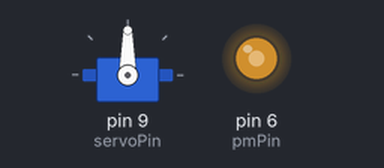
Recording of a sketch running on a simulated Arduino Uno, built with avr-gcc and run on an emulated ATmega328P. Parts: servo, output pins drawn as LEDs (lit = HIGH).

Above: at 0.05 s.
At 4.0 s:
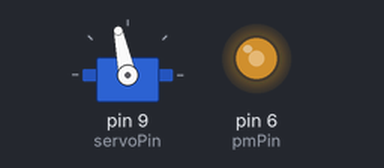
At 9.0 s:
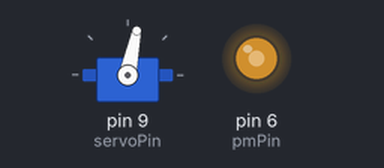
Timing chart, 0 to 11.5 s (numbered marks = the images above):
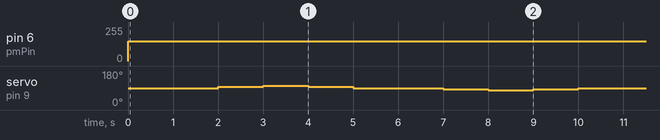

The sketch:

KitCar.ino
```cpp
#include <DCMotor.h>
#include <Servo.h>

Servo myservo;
DCMotor mydc;

// ピン番号
const int servoPin = 9;
const int dcPin1 = 7;
const int dcPin2 = 8;
const int pmPin = 6;


// モーター用パラメータ変数
int iMotor;        // DCモータ駆動用のパラメータ
int iServo;        // サーボーモータのパラメータ(角度)

//
int diS;

// モータ用パラメータ定数
const int incS =  6;     // 操作一回当りのサーボモータパラメータ変化量
const int minM = -100;   // DCモータパラメータの最小値
const int maxM = 150;    // DCモータパラメータの最大値
const int minS =  78;    // サーボモータパラメータの最小値
const int maxS = 102;    // サーボモータパラメータの最大値

int change;

//---------------------------------------------------
// セットアップ関数
//---------------------------------------------------
void setup()
{
  Serial.begin(9600);
  myservo.attach(servoPin);
  mydc.attach(dcPin1,dcPin2,pmPin,minM,maxM);

  diS    = 1;
  iMotor = maxM;    // DCモータの初期値
  iServo = 90;      // サーボの初期値
  change = 500;
}
//---------------------------------------------------
// メインループ関数
//---------------------------------------------------
void loop()
{

  mydc.write(iMotor);

  iServo = constrain(iServo,minS,maxS);
  myservo.write(iServo);

  if ( iServo == 90 ) {
    change = 2000;
  } else {
    change = 1000;
  }
  delay ( change );

  iServo += (incS * diS);
  if ( maxS < iServo ) {
    iServo -= 2*incS;
    diS *= -1;
  } else if ( minS > iServo ) {
    iServo += 2*incS;
    diS *= -1;
  }

}
```

Measured:
- by itself, pin 6 (pmPin): 0/255 → 150/255 at 0.00 s
- by itself, servo on pin 9 (servoPin): repeats every 10.0 s: 102° 1.0 s, 96° 1.0 s, 90° 2.0 s, 84° 1.0 s, 78° 1.0 s, 84° 1.0 s, 90° 2.0 s, 96° 1.0 s
